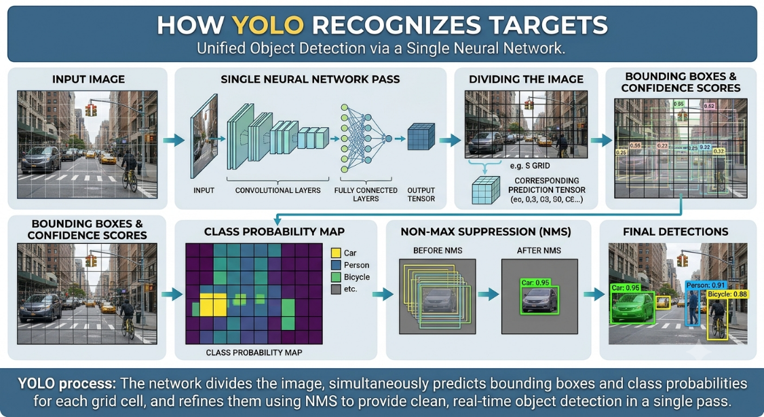
#> input picture image.png, 764 x 417 px
$ python -i main.py   (imports and definitions only)
#> lines starting #> are read from the running program, lines starting #| are printed output that depends on the picture
#> further down, picture is the input picture: shape (417, 764, 3); mean B, G, R 170.5, 162.9, 148.9
"""
TARGET DETECTION SYSTEM  (YOLOv8 pre-trained)
Source  : 1) ESP32-CAM   2) Phone   3) PC webcam
Output  : PC warning + red virtual LED + beep, ESP32 buzzer + real red LED (optional),
          distance / height / width estimate.
No Arduino Uno needed.
"""
import os, sys, time, math, threading, platform

try:
    import cv2
    from ultralytics import YOLO
except ImportError:
    sys.exit("Missing packages. Run:  pip install ultralytics opencv-python numpy requests")

try:
    import requests
except ImportError:
    requests = None

# ===================== SETTINGS =====================
TARGET_DIR  = "target"
MODEL_NAME  = "yolov8n.pt"   # yolov8s.pt = more accurate but slower
CONF        = 0.35           # YOLO confidence for live video
HIST_THRESH = 0.45           # colour/appearance match 0..1 (higher = stricter)
HOLD_SEC    = 2.0            # alarm stays on this long after target last seen
FOV_DEG     = {1: 65, 2: 65, 3: 60}   # approx horizontal field of view per source

REAL_H = {   # average real height in cm (used for distance). You can overwrite at start.
    "person": 170, "bottle": 25, "cup": 10, "cell phone": 15, "laptop": 24,
    "book": 22, "chair": 90, "backpack": 45, "umbrella": 100, "tv": 50,
    "mouse": 4, "keyboard": 3, "apple": 8, "banana": 20, "orange": 8,
    "clock": 25, "vase": 25, "scissors": 17, "handbag": 30, "suitcase": 60,
    "bicycle": 100, "car": 150, "dog": 50, "cat": 25,
}
# ====================================================

alarm_on = False


# ---------- threaded camera: always newest frame, low lag ----------
class Cam:
    # [18 lines left out: functions __init__, _loop, not called in this run]

    def read(self):
        return None if self.frame is None else self.frame.copy()

    # [29 lines left out: functions stop, scan_cameras, pc_beep, not called in this run]


class Alarm:
    # [38 lines left out: functions __init__, set, _send, _beep_loop, test_esp32, not called in this run]


# ---------- target image handling ----------
def appearance_hist(img):
    hsv = cv2.cvtColor(img, cv2.COLOR_BGR2HSV)
#> hsv: shape (417, 764, 3); mean H, S, V 85.6, 54.5, 174.4
    h = cv2.calcHist([hsv], [0, 1], None, [30, 32], [0, 180, 0, 256])
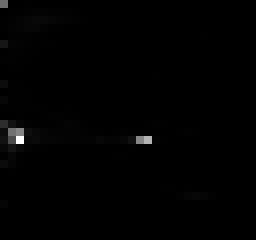
#> h: shape (30, 32) float32 (shown 8 times larger); min 0, max 46611, mean 331.9; drawn with min black and max white
    cv2.normalize(h, h, 0, 1, cv2.NORM_MINMAX)
    return h


# [232 lines left out: functions load_target, ask_int, fix_url, choose_alarm, choose_source, main, not called in this run]


# [2 lines not run here, left out]

>>> import cv2
>>> picture = cv2.imread('image.png')
>>> result = appearance_hist(picture)
